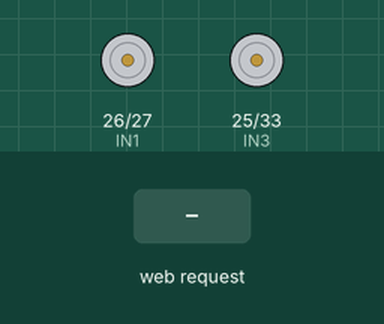
Recording of a sketch running on a simulated ESP32. On the bench: motor-driver pin pairs drawn as motors (green arrow = first pin HIGH = forward, orange = second pin HIGH = backward, longer = more drive, scaled by the enable pin). The inputs (shaded band) are chosen by the test bench. WiFi joins after 1.5 s; servers stay silent unless stated; what the sketch prints to the serial monitor is not drawn.

Above: at 2.8 s.
2.9 s: HTTP request GET /move?dir=forward received
At 4.1 s:
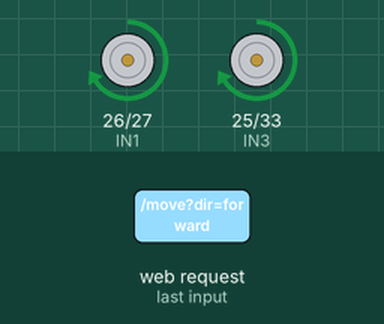
4.4 s: HTTP request GET /move?dir=backward received
At 5.3 s:
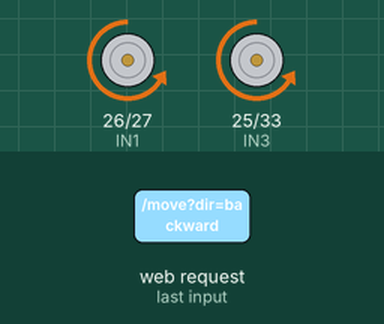
5.9 s: HTTP request GET /move?dir=left received
At 6.5 s:
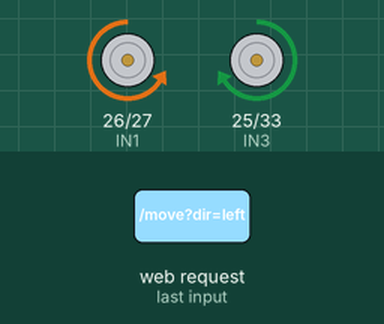
7.4 s: HTTP request GET /move?dir=right received
At 8.8 s:
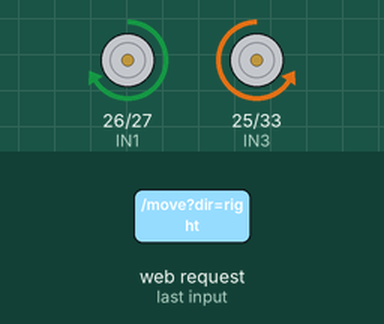
Timing chart, 0 to 9.9 s (numbered marks = the images above; inputs shaded):
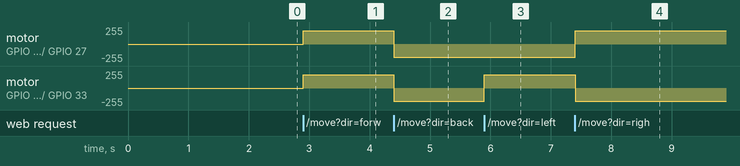

Measured:
- after the input at 2.9 s, motor on GPIO 26 (IN1) / GPIO 27 (IN2), motor on GPIO 25 (IN3) / GPIO 33 (IN4): stopped → forward 199/255 at once
- after the input at 4.4 s, motor on GPIO 26 (IN1) / GPIO 27 (IN2), motor on GPIO 25 (IN3) / GPIO 33 (IN4): forward 199/255 → backward 199/255 at once
- after the input at 5.9 s, motor on GPIO 25 (IN3) / GPIO 33 (IN4): backward 199/255 → forward 199/255 at once
- after the input at 7.4 s, motor on GPIO 26 (IN1) / GPIO 27 (IN2): backward 199/255 → forward 199/255 at once; motor on GPIO 25 (IN3) / GPIO 33 (IN4): forward 199/255 → backward 199/255 at once

The sketch:

omnia_esp32.ino
```cpp
/*
  OMNIA — Firmware ESP32
  ----------------------------------------------------
  Estado: IMPLEMENTADO Y PROBADO EN HARDWARE REAL.
  Controla el movimiento del robot (avance, retroceso,
  giro izquierda, giro derecha, detener) mediante un
  driver L298N, recibiendo comandos por HTTP en la
  red local (Wi-Fi).

  WRO Future Innovators 2026 — Proyecto OMNIA
  Equipo: Fabricio Fabian Cabrera Cespedes / Fabricio Rueda Zapata
  Universidad de Ingeniería y Tecnología (UTEC) — Lima, Perú
*/

#include <WiFi.h>
#include <WebServer.h>

// ----------------- CONFIGURACIÓN WIFI -----------------
const char* WIFI_SSID     = "TU_RED_WIFI";
const char* WIFI_PASSWORD = "TU_CONTRASENA";

// ----------------- PINES DEL DRIVER L298N -----------------
// Lado izquierdo
const int IN1 = 26;
const int IN2 = 27;
const int ENA = 14;   // PWM velocidad motor izquierdo

// Lado derecho
const int IN3 = 25;
const int IN4 = 33;
const int ENB = 32;   // PWM velocidad motor derecho

// Canales PWM (LEDC) del ESP32
const int PWM_CHANNEL_A = 0;
const int PWM_CHANNEL_B = 1;
const int PWM_FREQ      = 1000;
const int PWM_RES_BITS  = 8;      // 0-255
int currentSpeed        = 200;    // velocidad por defecto (0-255)

WebServer server(80);

// ----------------- FUNCIONES DE MOVIMIENTO -----------------
void setMotorSpeeds(int leftSpeed, int rightSpeed) {
  ledcWrite(PWM_CHANNEL_A, abs(leftSpeed));
  ledcWrite(PWM_CHANNEL_B, abs(rightSpeed));
}

void motorsStop() {
  digitalWrite(IN1, LOW);
  digitalWrite(IN2, LOW);
  digitalWrite(IN3, LOW);
  digitalWrite(IN4, LOW);
  setMotorSpeeds(0, 0);
}

void moveForward() {
  digitalWrite(IN1, HIGH); digitalWrite(IN2, LOW);
  digitalWrite(IN3, HIGH); digitalWrite(IN4, LOW);
  setMotorSpeeds(currentSpeed, currentSpeed);
}

void moveBackward() {
  digitalWrite(IN1, LOW); digitalWrite(IN2, HIGH);
  digitalWrite(IN3, LOW); digitalWrite(IN4, HIGH);
  setMotorSpeeds(currentSpeed, currentSpeed);
}

void turnLeft() {
  digitalWrite(IN1, LOW); digitalWrite(IN2, HIGH);
  digitalWrite(IN3, HIGH); digitalWrite(IN4, LOW);
  setMotorSpeeds(currentSpeed, currentSpeed);
}

void turnRight() {
  digitalWrite(IN1, HIGH); digitalWrite(IN2, LOW);
  digitalWrite(IN3, LOW); digitalWrite(IN4, HIGH);
  setMotorSpeeds(currentSpeed, currentSpeed);
}

// ----------------- ENDPOINTS HTTP -----------------
void handleMove() {
  if (!server.hasArg("dir")) {
    server.send(400, "text/plain", "Falta parametro 'dir'");
    return;
  }
  String dir = server.arg("dir");

  if (dir == "forward")       moveForward();
  else if (dir == "backward") moveBackward();
  else if (dir == "left")     turnLeft();
  else if (dir == "right")    turnRight();
  else if (dir == "stop")     motorsStop();
  else {
    server.send(400, "text/plain", "Comando no reconocido: " + dir);
    return;
  }

  server.send(200, "application/json", "{\"status\":\"ok\",\"dir\":\"" + dir + "\"}");
}

void handleSpeed() {
  if (server.hasArg("value")) {
    currentSpeed = constrain(server.arg("value").toInt(), 0, 255);
  }
  server.send(200, "application/json", "{\"status\":\"ok\",\"speed\":" + String(currentSpeed) + "}");
}

void handleStatus() {
  String json = "{\"status\":\"online\",\"ip\":\"" + WiFi.localIP().toString() + "\",\"speed\":" + String(currentSpeed) + "}";
  server.send(200, "application/json", json);
}

void handleNotFound() {
  server.send(404, "text/plain", "Ruta no encontrada");
}

// ----------------- SETUP -----------------
void setup() {
  Serial.begin(115200);

  pinMode(IN1, OUTPUT);
  pinMode(IN2, OUTPUT);
  pinMode(IN3, OUTPUT);
  pinMode(IN4, OUTPUT);

  ledcSetup(PWM_CHANNEL_A, PWM_FREQ, PWM_RES_BITS);
  ledcSetup(PWM_CHANNEL_B, PWM_FREQ, PWM_RES_BITS);
  ledcAttachPin(ENA, PWM_CHANNEL_A);
  ledcAttachPin(ENB, PWM_CHANNEL_B);

  motorsStop();

  WiFi.begin(WIFI_SSID, WIFI_PASSWORD);
  Serial.print("Conectando a WiFi");
  while (WiFi.status() != WL_CONNECTED) {
    delay(400);
    Serial.print(".");
  }
  Serial.println();
  Serial.print("Conectado. IP del robot: ");
  Serial.println(WiFi.localIP());

  server.on("/move", HTTP_GET, handleMove);
  server.on("/speed", HTTP_GET, handleSpeed);
  server.on("/status", HTTP_GET, handleStatus);
  server.onNotFound(handleNotFound);

  server.begin();
  Serial.println("Servidor HTTP del robot iniciado.");
}

// ----------------- LOOP -----------------
void loop() {
  server.handleClient();
}
```
